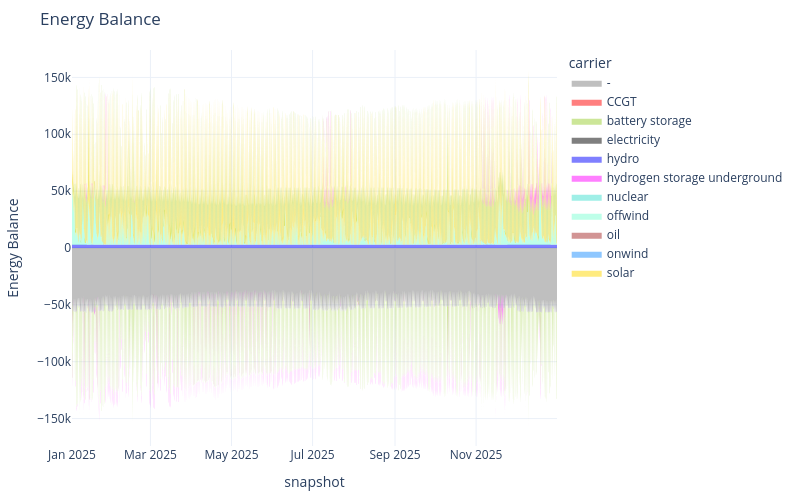

Notebook source saved alongside this figure:
### Code cell
n.statistics.energy_balance.iplot()

### Figure 1 — Plotly figure (JSON) as saved in the notebook; plotly's stock layout.template omitted (floating-point values rounded to 4 significant figures; data arrays with more than 128 entries replaced by an {"elided": "..."} marker saying what was removed)
{"data": [{"fillpattern": {"shape": ""}, "hovertemplate": "carrier=hydro<br>snapshot=%{x}<br>Energy Balance=%{y}<extra></extra>", "legendgroup": "hydro", "line": {"color": "blue", "width": 0}, "marker": {"symbol": "circle"}, "mode": "lines", "name": "hydro", "orientation": "v", "showlegend": false, "stackgroup": "positive", "type": "scatter", "x": {"elided": "2920 str values"}, "xaxis": "x", "y": {"elided": "2920 float values"}, "yaxis": "y"}, {"fillpattern": {"shape": ""}, "hovertemplate": "carrier=nuclear<br>snapshot=%{x}<br>Energy Balance=%{y}<extra></extra>", "legendgroup": "nuclear", "line": {"color": "turquoise", "width": 0}, "marker": {"symbol": "circle"}, "mode": "lines", "name": "nuclear", "orientation": "v", "showlegend": false, "stackgroup": "positive", "type": "scatter", "x": {"elided": "2920 str values"}, "xaxis": "x", "y": {"elided": "2920 float values"}, "yaxis": "y"}, {"fillpattern": {"shape": ""}, "hovertemplate": "carrier=offwind<br>snapshot=%{x}<br>Energy Balance=%{y}<extra></extra>", "legendgroup": "offwind", "line": {"color": "aquamarine", "width": 0}, "marker": {"symbol": "circle"}, "mode": "lines", "name": "offwind", "orientation": "v", "showlegend": false, "stackgroup": "positive", "type": "scatter", "x": {"elided": "2920 str values"}, "xaxis": "x", "y": {"elided": "2920 float values"}, "yaxis": "y"}, {"fillpattern": {"shape": ""}, "hovertemplate": "carrier=onwind<br>snapshot=%{x}<br>Energy Balance=%{y}<extra></extra>", "legendgroup": "onwind", "line": {"color": "dodgerblue", "width": 0}, "marker": {"symbol": "circle"}, "mode": "lines", "name": "onwind", "orientation": "v", "showlegend": false, "stackgroup": "positive", "type": "scatter", "x": {"elided": "2920 str values"}, "xaxis": "x", "y": {"elided": "2920 float values"}, "yaxis": "y"}, {"fillpattern": {"shape": ""}, "hovertemplate": "carrier=solar<br>snapshot=%{x}<br>Energy Balance=%{y}<extra></extra>", "legendgroup": "solar", "line": {"color": "gold", "width": 0}, "marker": {"symbol": "circle"}, "mode": "lines", "name": "solar", "orientation": "v", "showlegend": false, "stackgroup": "positive", "type": "scatter", "x": {"elided": "1820 str values"}, "xaxis": "x", "y": {"elided": "1820 float values"}, "yaxis": "y"}, {"fillpattern": {"shape": ""}, "hovertemplate": "carrier=battery storage<br>snapshot=%{x}<br>Energy Balance=%{y}<extra></extra>", "legendgroup": "battery storage", "line": {"color": "yellowgreen", "width": 0}, "marker": {"symbol": "circle"}, "mode": "lines", "name": "battery storage", "orientation": "v", "showlegend": false, "stackgroup": "positive", "type": "scatter", "x": {"elided": "1858 str values"}, "xaxis": "x", "y": {"elided": "1858 float values"}, "yaxis": "y"}, {"fillpattern": {"shape": ""}, "hovertemplate": "carrier=hydrogen storage underground<br>snapshot=%{x}<br>Energy Balance=%{y}<extra></extra>", "legendgroup": "hydrogen storage underground", "line": {"color": "magenta", "width": 0}, "marker": {"symbol": "circle"}, "mode": "lines", "name": "hydrogen storage underground", "orientation": "v", "showlegend": false, "stackgroup": "positive", "type": "scatter", "x": {"elided": "526 str values"}, "xaxis": "x", "y": {"elided": "526 float values"}, "yaxis": "y"}, {"fillpattern": {"shape": ""}, "hovertemplate": "carrier=-<br>snapshot=%{x}<br>Energy Balance=%{y}<extra></extra>", "legendgroup": "-", "line": {"color": "gray", "width": 0}, "marker": {"symbol": "circle"}, "mode": "lines", "name": "-", "orientation": "v", "showlegend": false, "stackgroup": "negative", "type": "scatter", "x": {"elided": "2920 str values"}, "xaxis": "x", "y": {"elided": "2920 float values"}, "yaxis": "y"}, {"fillpattern": {"shape": ""}, "hovertemplate": "carrier=battery storage<br>snapshot=%{x}<br>Energy Balance=%{y}<extra></extra>", "legendgroup": "battery storage", "line": {"color": "yellowgreen", "width": 0}, "marker": {"symbol": "circle"}, "mode": "lines", "name": "battery storage", "orientation": "v", "showlegend": false, "stackgroup": "negative", "type": "scatter", "x": {"elided": "1062 str values"}, "xaxis": "x", "y": {"elided": "1062 float values"}, "yaxis": "y"}, {"fillpattern": {"shape": ""}, "hovertemplate": "carrier=hydrogen storage underground<br>snapshot=%{x}<br>Energy Balance=%{y}<extra></extra>", "legendgroup": "hydrogen storage underground", "line": {"color": "magenta", "width": 0}, "marker": {"symbol": "circle"}, "mode": "lines", "name": "hydrogen storage underground", "orientation": "v", "showlegend": false, "stackgroup": "negative", "type": "scatter", "x": {"elided": "2394 str values"}, "xaxis": "x", "y": {"elided": "2394 float values"}, "yaxis": "y"}, {"fillpattern": {"shape": ""}, "hovertemplate": "carrier=-<br>snapshot=%{x}<br>Energy Balance=%{y}<extra></extra>", "legendgroup": "-", "line": {"color": "gray", "width": 0}, "marker": {"symbol": "circle"}, "mode": "lines", "name": "-", "orientation": "v", "showlegend": true, "stackgroup": "1", "type": "scatter", "x": ["2025-12-31T21:00:00.000000000"], "xaxis": "x", "y": [NaN], "yaxis": "y"}, {"fillpattern": {"shape": ""}, "hovertemplate": "carrier=CCGT<br>snapshot=%{x}<br>Energy Balance=%{y}<extra></extra>", "legendgroup": "CCGT", "line": {"color": "red", "width": 0}, "marker": {"symbol": "circle"}, "mode": "lines", "name": "CCGT", "orientation": "v", "showlegend": true, "stackgroup": "1", "type": "scatter", "x": ["2025-12-31T21:00:00.000000000"], "xaxis": "x", "y": [NaN], "yaxis": "y"}, {"fillpattern": {"shape": ""}, "hovertemplate": "carrier=battery storage<br>snapshot=%{x}<br>Energy Balance=%{y}<extra></extra>", "legendgroup": "battery storage", "line": {"color": "yellowgreen", "width": 0}, "marker": {"symbol": "circle"}, "mode": "lines", "name": "battery storage", "orientation": "v", "showlegend": true, "stackgroup": "1", "type": "scatter", "x": ["2025-12-31T21:00:00.000000000"], "xaxis": "x", "y": [NaN], "yaxis": "y"}, {"fillpattern": {"shape": ""}, "hovertemplate": "carrier=electricity<br>snapshot=%{x}<br>Energy Balance=%{y}<extra></extra>", "legendgroup": "electricity", "line": {"color": "black", "width": 0}, "marker": {"symbol": "circle"}, "mode": "lines", "name": "electricity", "orientation": "v", "showlegend": true, "stackgroup": "1", "type": "scatter", "x": ["2025-12-31T21:00:00.000000000"], "xaxis": "x", "y": [NaN], "yaxis": "y"}, {"fillpattern": {"shape": ""}, "hovertemplate": "carrier=hydro<br>snapshot=%{x}<br>Energy Balance=%{y}<extra></extra>", "legendgroup": "hydro", "line": {"color": "blue", "width": 0}, "marker": {"symbol": "circle"}, "mode": "lines", "name": "hydro", "orientation": "v", "showlegend": true, "stackgroup": "1", "type": "scatter", "x": ["2025-12-31T21:00:00.000000000"], "xaxis": "x", "y": [NaN], "yaxis": "y"}, {"fillpattern": {"shape": ""}, "hovertemplate": "carrier=hydrogen storage underground<br>snapshot=%{x}<br>Energy Balance=%{y}<extra></extra>", "legendgroup": "hydrogen storage underground", "line": {"color": "magenta", "width": 0}, "marker": {"symbol": "circle"}, "mode": "lines", "name": "hydrogen storage underground", "orientation": "v", "showlegend": true, "stackgroup": "1", "type": "scatter", "x": ["2025-12-31T21:00:00.000000000"], "xaxis": "x", "y": [NaN], "yaxis": "y"}, {"fillpattern": {"shape": ""}, "hovertemplate": "carrier=nuclear<br>snapshot=%{x}<br>Energy Balance=%{y}<extra></extra>", "legendgroup": "nuclear", "line": {"color": "turquoise", "width": 0}, "marker": {"symbol": "circle"}, "mode": "lines", "name": "nuclear", "orientation": "v", "showlegend": true, "stackgroup": "1", "type": "scatter", "x": ["2025-12-31T21:00:00.000000000"], "xaxis": "x", "y": [NaN], "yaxis": "y"}, {"fillpattern": {"shape": ""}, "hovertemplate": "carrier=offwind<br>snapshot=%{x}<br>Energy Balance=%{y}<extra></extra>", "legendgroup": "offwind", "line": {"color": "aquamarine", "width": 0}, "marker": {"symbol": "circle"}, "mode": "lines", "name": "offwind", "orientation": "v", "showlegend": true, "stackgroup": "1", "type": "scatter", "x": ["2025-12-31T21:00:00.000000000"], "xaxis": "x", "y": [NaN], "yaxis": "y"}, {"fillpattern": {"shape": ""}, "hovertemplate": "carrier=oil<br>snapshot=%{x}<br>Energy Balance=%{y}<extra></extra>", "legendgroup": "oil", "line": {"color": "brown", "width": 0}, "marker": {"symbol": "circle"}, "mode": "lines", "name": "oil", "orientation": "v", "showlegend": true, "stackgroup": "1", "type": "scatter", "x": ["2025-12-31T21:00:00.000000000"], "xaxis": "x", "y": [NaN], "yaxis": "y"}, {"fillpattern": {"shape": ""}, "hovertemplate": "carrier=onwind<br>snapshot=%{x}<br>Energy Balance=%{y}<extra></extra>", "legendgroup": "onwind", "line": {"color": "dodgerblue", "width": 0}, "marker": {"symbol": "circle"}, "mode": "lines", "name": "onwind", "orientation": "v", "showlegend": true, "stackgroup": "1", "type": "scatter", "x": ["2025-12-31T21:00:00.000000000"], "xaxis": "x", "y": [NaN], "yaxis": "y"}, {"fillpattern": {"shape": ""}, "hovertemplate": "carrier=solar<br>snapshot=%{x}<br>Energy Balance=%{y}<extra></extra>", "legendgroup": "solar", "line": {"color": "gold", "width": 0}, "marker": {"symbol": "circle"}, "mode": "lines", "name": "solar", "orientation": "v", "showlegend": true, "stackgroup": "1", "type": "scatter", "x": ["2025-12-31T21:00:00.000000000"], "xaxis": "x", "y": [NaN], "yaxis": "y"}], "layout": {"height": 500, "hovermode": "x", "legend": {"title": {"text": "carrier"}, "tracegroupgap": 0}, "margin": {"b": 50, "l": 50, "r": 50, "t": 50}, "title": {"text": "Energy Balance"}, "width": 800, "xaxis": {"anchor": "y", "domain": [0, 1], "title": {"text": "snapshot"}}, "yaxis": {"anchor": "x", "domain": [0, 1], "title": {"text": "Energy Balance"}}}}
